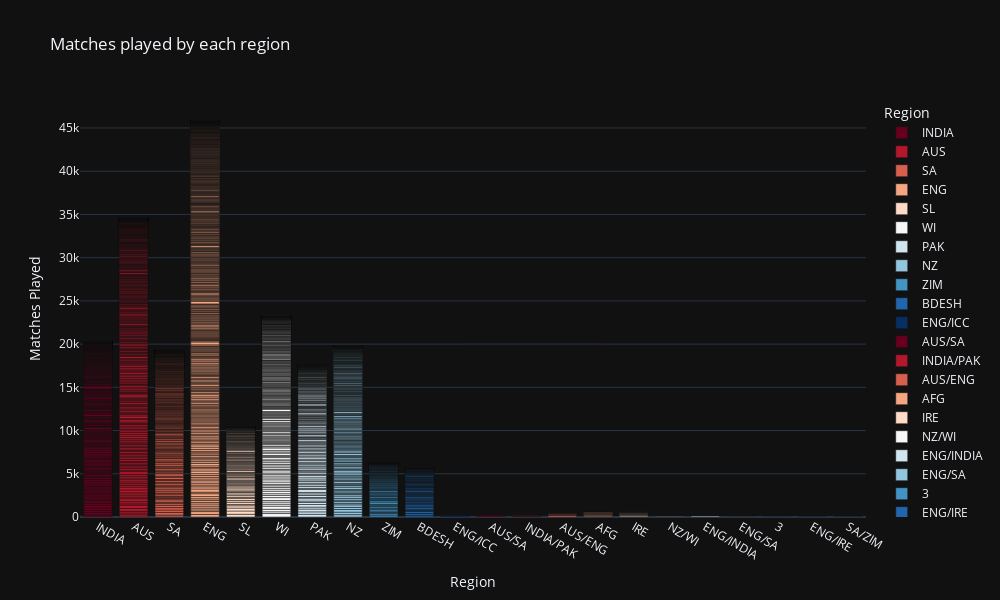

Write notebook code for a chart like this one.
### Code cell
#plotting
px.bar(test, x="Final Region", y="HS", color="Final Region", title="Matches played by each region"
       , color_discrete_sequence=px.colors.sequential.RdBu, height=600, width=1000, template="plotly_dark",
       labels={"Final Region": "Region", "HS": "Matches Played"})

### Figure 1 — Plotly figure (JSON) as saved in the notebook; plotly's stock layout.template omitted (floating-point values rounded to 4 significant figures; data arrays with more than 128 entries replaced by an {"elided": "..."} marker saying what was removed)
{"data": [{"alignmentgroup": "True", "hovertemplate": "Region=%{x}<br>Matches Played=%{y}<extra></extra>", "legendgroup": "INDIA", "marker": {"color": "rgb(103,0,31)", "pattern": {"shape": ""}}, "name": "INDIA", "offsetgroup": "INDIA", "orientation": "v", "showlegend": true, "textposition": "auto", "type": "bar", "x": {"elided": "292 str values"}, "xaxis": "x", "y": {"elided": "292 int values"}, "yaxis": "y"}, {"alignmentgroup": "True", "hovertemplate": "Region=%{x}<br>Matches Played=%{y}<extra></extra>", "legendgroup": "AUS", "marker": {"color": "rgb(178,24,43)", "pattern": {"shape": ""}}, "name": "AUS", "offsetgroup": "AUS", "orientation": "v", "showlegend": true, "textposition": "auto", "type": "bar", "x": {"elided": "452 str values"}, "xaxis": "x", "y": {"elided": "452 int values"}, "yaxis": "y"}, {"alignmentgroup": "True", "hovertemplate": "Region=%{x}<br>Matches Played=%{y}<extra></extra>", "legendgroup": "SA", "marker": {"color": "rgb(214,96,77)", "pattern": {"shape": ""}}, "name": "SA", "offsetgroup": "SA", "orientation": "v", "showlegend": true, "textposition": "auto", "type": "bar", "x": {"elided": "338 str values"}, "xaxis": "x", "y": {"elided": "338 int values"}, "yaxis": "y"}, {"alignmentgroup": "True", "hovertemplate": "Region=%{x}<br>Matches Played=%{y}<extra></extra>", "legendgroup": "ENG", "marker": {"color": "rgb(244,165,130)", "pattern": {"shape": ""}}, "name": "ENG", "offsetgroup": "ENG", "orientation": "v", "showlegend": true, "textposition": "auto", "type": "bar", "x": {"elided": "684 str values"}, "xaxis": "x", "y": {"elided": "684 int values"}, "yaxis": "y"}, {"alignmentgroup": "True", "hovertemplate": "Region=%{x}<br>Matches Played=%{y}<extra></extra>", "legendgroup": "SL", "marker": {"color": "rgb(253,219,199)", "pattern": {"shape": ""}}, "name": "SL", "offsetgroup": "SL", "orientation": "v", "showlegend": true, "textposition": "auto", "type": "bar", "x": {"elided": "150 str values"}, "xaxis": "x", "y": {"elided": "150 int values"}, "yaxis": "y"}, {"alignmentgroup": "True", "hovertemplate": "Region=%{x}<br>Matches Played=%{y}<extra></extra>", "legendgroup": "WI", "marker": {"color": "rgb(247,247,247)", "pattern": {"shape": ""}}, "name": "WI", "offsetgroup": "WI", "orientation": "v", "showlegend": true, "textposition": "auto", "type": "bar", "x": {"elided": "319 str values"}, "xaxis": "x", "y": {"elided": "319 int values"}, "yaxis": "y"}, {"alignmentgroup": "True", "hovertemplate": "Region=%{x}<br>Matches Played=%{y}<extra></extra>", "legendgroup": "PAK", "marker": {"color": "rgb(209,229,240)", "pattern": {"shape": ""}}, "name": "PAK", "offsetgroup": "PAK", "orientation": "v", "showlegend": true, "textposition": "auto", "type": "bar", "x": {"elided": "236 str values"}, "xaxis": "x", "y": {"elided": "236 int values"}, "yaxis": "y"}, {"alignmentgroup": "True", "hovertemplate": "Region=%{x}<br>Matches Played=%{y}<extra></extra>", "legendgroup": "NZ", "marker": {"color": "rgb(146,197,222)", "pattern": {"shape": ""}}, "name": "NZ", "offsetgroup": "NZ", "orientation": "v", "showlegend": true, "textposition": "auto", "type": "bar", "x": {"elided": "276 str values"}, "xaxis": "x", "y": {"elided": "276 int values"}, "yaxis": "y"}, {"alignmentgroup": "True", "hovertemplate": "Region=%{x}<br>Matches Played=%{y}<extra></extra>", "legendgroup": "ZIM", "marker": {"color": "rgb(67,147,195)", "pattern": {"shape": ""}}, "name": "ZIM", "offsetgroup": "ZIM", "orientation": "v", "showlegend": true, "textposition": "auto", "type": "bar", "x": ["ZIM", "ZIM", "ZIM", "ZIM", "ZIM", "ZIM", "ZIM", "ZIM", "ZIM", "ZIM", "ZIM", "ZIM", "ZIM", "ZIM", "ZIM", "ZIM", "ZIM", "ZIM", "ZIM", "ZIM", "ZIM", "ZIM", "ZIM", "ZIM", "ZIM", "ZIM", "ZIM", "ZIM", "ZIM", "ZIM", "ZIM", "ZIM", "ZIM", "ZIM", "ZIM", "ZIM", "ZIM", "ZIM", "ZIM", "ZIM", "ZIM", "ZIM", "ZIM", "ZIM", "ZIM", "ZIM", "ZIM", "ZIM", "ZIM", "ZIM", "ZIM", "ZIM", "ZIM", "ZIM", "ZIM", "ZIM", "ZIM", "ZIM", "ZIM", "ZIM", "ZIM", "ZIM", "ZIM", "ZIM", "ZIM", "ZIM", "ZIM", "ZIM", "ZIM", "ZIM", "ZIM", "ZIM", "ZIM", "ZIM", "ZIM", "ZIM", "ZIM", "ZIM", "ZIM", "ZIM", "ZIM", "ZIM", "ZIM", "ZIM", "ZIM", "ZIM", "ZIM", "ZIM", "ZIM", "ZIM", "ZIM", "ZIM", "ZIM", "ZIM", "ZIM", "ZIM", "ZIM", "ZIM", "ZIM", "ZIM", "ZIM", "ZIM", "ZIM", "ZIM", "ZIM", "ZIM"], "xaxis": "x", "y": [232, 201, 103, 158, 203, 127, 171, 118, 153, 266, 166, 94, 114, 93, 160, 92, 106, 127, 112, 101, 163, 93, 72, 88, 119, 102, 83, 107, 53, 118, 81, 57, 68, 101, 86, 36, 80, 49, 43, 40, 47, 73, 24, 60, 50, 25, 60, 30, 62, 39, 28, 17, 71, 45, 33, 22, 35, 74, 29, 37, 24, 19, 56, 47, 28, 28, 31, 33, 50, 22, 33, 30, 38, 42, 30, 22, 19, 39, 31, 14, 25, 8, 18, 15, 16, 17, 10, 16, 7, 14, 16, 14, 14, 10, 10, 4, 10, 9, 6, 8, 8, 7, 6, 5, 2, 1], "yaxis": "y"}, {"alignmentgroup": "True", "hovertemplate": "Region=%{x}<br>Matches Played=%{y}<extra></extra>", "legendgroup": "BDESH", "marker": {"color": "rgb(33,102,172)", "pattern": {"shape": ""}}, "name": "BDESH", "offsetgroup": "BDESH", "orientation": "v", "showlegend": true, "textposition": "auto", "type": "bar", "x": ["BDESH", "BDESH", "BDESH", "BDESH", "BDESH", "BDESH", "BDESH", "BDESH", "BDESH", "BDESH", "BDESH", "BDESH", "BDESH", "BDESH", "BDESH", "BDESH", "BDESH", "BDESH", "BDESH", "BDESH", "BDESH", "BDESH", "BDESH", "BDESH", "BDESH", "BDESH", "BDESH", "BDESH", "BDESH", "BDESH", "BDESH", "BDESH", "BDESH", "BDESH", "BDESH", "BDESH", "BDESH", "BDESH", "BDESH", "BDESH", "BDESH", "BDESH", "BDESH", "BDESH", "BDESH", "BDESH", "BDESH", "BDESH", "BDESH", "BDESH", "BDESH", "BDESH", "BDESH", "BDESH", "BDESH", "BDESH", "BDESH", "BDESH", "BDESH", "BDESH", "BDESH", "BDESH", "BDESH", "BDESH", "BDESH", "BDESH", "BDESH", "BDESH", "BDESH", "BDESH", "BDESH", "BDESH", "BDESH", "BDESH", "BDESH", "BDESH", "BDESH", "BDESH", "BDESH", "BDESH", "BDESH", "BDESH", "BDESH", "BDESH", "BDESH", "BDESH", "BDESH", "BDESH", "BDESH", "BDESH", "BDESH", "BDESH", "BDESH", "BDESH", "BDESH"], "xaxis": "x", "y": [206, 219, 217, 113, 146, 190, 181, 150, 119, 103, 138, 89, 111, 100, 106, 149, 79, 94, 71, 76, 68, 85, 82, 145, 40, 121, 66, 108, 66, 39, 48, 49, 65, 101, 106, 76, 45, 44, 45, 69, 43, 50, 83, 71, 46, 67, 53, 48, 24, 113, 75, 41, 78, 24, 64, 33, 48, 31, 32, 28, 41, 21, 22, 26, 33, 13, 25, 16, 33, 31, 25, 26, 18, 20, 19, 7, 24, 13, 10, 6, 8, 15, 12, 12, 14, 7, 4, 5, 5, 6, 2, 2, 4, 4, 2], "yaxis": "y"}, {"alignmentgroup": "True", "hovertemplate": "Region=%{x}<br>Matches Played=%{y}<extra></extra>", "legendgroup": "ENG/ICC", "marker": {"color": "rgb(5,48,97)", "pattern": {"shape": ""}}, "name": "ENG/ICC", "offsetgroup": "ENG/ICC", "orientation": "v", "showlegend": true, "textposition": "auto", "type": "bar", "x": ["ENG/ICC", "ENG/ICC"], "xaxis": "x", "y": [167, 49], "yaxis": "y"}, {"alignmentgroup": "True", "hovertemplate": "Region=%{x}<br>Matches Played=%{y}<extra></extra>", "legendgroup": "AUS/SA", "marker": {"color": "rgb(103,0,31)", "pattern": {"shape": ""}}, "name": "AUS/SA", "offsetgroup": "AUS/SA", "orientation": "v", "showlegend": true, "textposition": "auto", "type": "bar", "x": ["AUS/SA"], "xaxis": "x", "y": [179], "yaxis": "y"}, {"alignmentgroup": "True", "hovertemplate": "Region=%{x}<br>Matches Played=%{y}<extra></extra>", "legendgroup": "INDIA/PAK", "marker": {"color": "rgb(178,24,43)", "pattern": {"shape": ""}}, "name": "INDIA/PAK", "offsetgroup": "INDIA/PAK", "orientation": "v", "showlegend": true, "textposition": "auto", "type": "bar", "x": ["INDIA/PAK", "INDIA/PAK", "INDIA/PAK"], "xaxis": "x", "y": [93, 34, 47], "yaxis": "y"}, {"alignmentgroup": "True", "hovertemplate": "Region=%{x}<br>Matches Played=%{y}<extra></extra>", "legendgroup": "AUS/ENG", "marker": {"color": "rgb(214,96,77)", "pattern": {"shape": ""}}, "name": "AUS/ENG", "offsetgroup": "AUS/ENG", "orientation": "v", "showlegend": true, "textposition": "auto", "type": "bar", "x": ["AUS/ENG", "AUS/ENG", "AUS/ENG", "AUS/ENG", "AUS/ENG"], "xaxis": "x", "y": [211, 37, 85, 53, 20], "yaxis": "y"}, {"alignmentgroup": "True", "hovertemplate": "Region=%{x}<br>Matches Played=%{y}<extra></extra>", "legendgroup": "AFG", "marker": {"color": "rgb(244,165,130)", "pattern": {"shape": ""}}, "name": "AFG", "offsetgroup": "AFG", "orientation": "v", "showlegend": true, "textposition": "auto", "type": "bar", "x": ["AFG", "AFG", "AFG", "AFG", "AFG", "AFG", "AFG", "AFG", "AFG", "AFG", "AFG", "AFG", "AFG", "AFG", "AFG", "AFG", "AFG", "AFG", "AFG"], "xaxis": "x", "y": [102, 92, 87, 61, 48, 65, 51, 62, 40, 34, 24, 18, 14, 15, 15, 6, 7, 1, 0], "yaxis": "y"}, {"alignmentgroup": "True", "hovertemplate": "Region=%{x}<br>Matches Played=%{y}<extra></extra>", "legendgroup": "IRE", "marker": {"color": "rgb(253,219,199)", "pattern": {"shape": ""}}, "name": "IRE", "offsetgroup": "IRE", "orientation": "v", "showlegend": true, "textposition": "auto", "type": "bar", "x": ["IRE", "IRE", "IRE", "IRE", "IRE", "IRE", "IRE", "IRE", "IRE", "IRE", "IRE", "IRE", "IRE", "IRE", "IRE", "IRE"], "xaxis": "x", "y": [118, 82, 54, 36, 39, 39, 53, 32, 43, 33, 32, 11, 18, 14, 8, 1], "yaxis": "y"}, {"alignmentgroup": "True", "hovertemplate": "Region=%{x}<br>Matches Played=%{y}<extra></extra>", "legendgroup": "NZ/WI", "marker": {"color": "rgb(247,247,247)", "pattern": {"shape": ""}}, "name": "NZ/WI", "offsetgroup": "NZ/WI", "orientation": "v", "showlegend": true, "textposition": "auto", "type": "bar", "x": ["NZ/WI"], "xaxis": "x", "y": [54], "yaxis": "y"}, {"alignmentgroup": "True", "hovertemplate": "Region=%{x}<br>Matches Played=%{y}<extra></extra>", "legendgroup": "ENG/INDIA", "marker": {"color": "rgb(209,229,240)", "pattern": {"shape": ""}}, "name": "ENG/INDIA", "offsetgroup": "ENG/INDIA", "orientation": "v", "showlegend": true, "textposition": "auto", "type": "bar", "x": ["ENG/INDIA"], "xaxis": "x", "y": [102], "yaxis": "y"}, {"alignmentgroup": "True", "hovertemplate": "Region=%{x}<br>Matches Played=%{y}<extra></extra>", "legendgroup": "ENG/SA", "marker": {"color": "rgb(146,197,222)", "pattern": {"shape": ""}}, "name": "ENG/SA", "offsetgroup": "ENG/SA", "orientation": "v", "showlegend": true, "textposition": "auto", "type": "bar", "x": ["ENG/SA", "ENG/SA"], "xaxis": "x", "y": [30, 41], "yaxis": "y"}, {"alignmentgroup": "True", "hovertemplate": "Region=%{x}<br>Matches Played=%{y}<extra></extra>", "legendgroup": "3", "marker": {"color": "rgb(67,147,195)", "pattern": {"shape": ""}}, "name": "3", "offsetgroup": "3", "orientation": "v", "showlegend": true, "textposition": "auto", "type": "bar", "x": ["3"], "xaxis": "x", "y": [25], "yaxis": "y"}, {"alignmentgroup": "True", "hovertemplate": "Region=%{x}<br>Matches Played=%{y}<extra></extra>", "legendgroup": "ENG/IRE", "marker": {"color": "rgb(33,102,172)", "pattern": {"shape": ""}}, "name": "ENG/IRE", "offsetgroup": "ENG/IRE", "orientation": "v", "showlegend": true, "textposition": "auto", "type": "bar", "x": ["ENG/IRE"], "xaxis": "x", "y": [17], "yaxis": "y"}, {"alignmentgroup": "True", "hovertemplate": "Region=%{x}<br>Matches Played=%{y}<extra></extra>", "legendgroup": "SA/ZIM", "marker": {"color": "rgb(5,48,97)", "pattern": {"shape": ""}}, "name": "SA/ZIM", "offsetgroup": "SA/ZIM", "orientation": "v", "showlegend": true, "textposition": "auto", "type": "bar", "x": ["SA/ZIM"], "xaxis": "x", "y": [5], "yaxis": "y"}], "layout": {"barmode": "relative", "height": 600, "legend": {"title": {"text": "Region"}, "tracegroupgap": 0}, "title": {"text": "Matches played by each region"}, "width": 1000, "xaxis": {"anchor": "y", "categoryarray": ["INDIA", "AUS", "SA", "ENG", "SL", "WI", "PAK", "NZ", "ZIM", "BDESH", "ENG/ICC", "AUS/SA", "INDIA/PAK", "AUS/ENG", "AFG", "IRE", "NZ/WI", "ENG/INDIA", "ENG/SA", "3", "ENG/IRE", "SA/ZIM"], "categoryorder": "array", "domain": [0, 1], "title": {"text": "Region"}}, "yaxis": {"anchor": "x", "domain": [0, 1], "title": {"text": "Matches Played"}}}}
